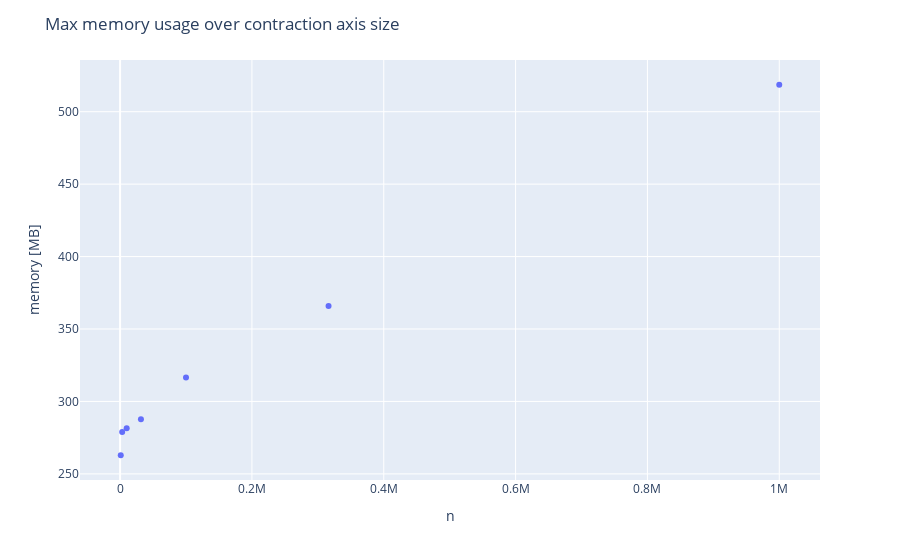

The notebook cell this image was saved under:
### Code cell
f = px.scatter(new_df.groupby(["n", "m"]).max().reset_index(drop=False),
               x="n", y="mem", labels={"mem": "memory [MB]"})
f.update_layout(title="Max memory usage over contraction axis size")

### Figure 1 — Plotly figure (JSON) as saved in the notebook; plotly's stock layout.template omitted (floating-point values rounded to 4 significant figures)
{"data": [{"hovertemplate": "n=%{x}<br>memory [MB]=%{y}<extra></extra>", "legendgroup": "", "marker": {"color": "#636efa", "symbol": "circle"}, "mode": "markers", "name": "", "orientation": "v", "showlegend": false, "type": "scatter", "x": [1000, 3162.0, 10000, 31620.0, 100000, 316200.0, 1000000], "xaxis": "x", "y": [262.9, 279.0, 281.6, 287.8, 316.6, 365.9, 518.6], "yaxis": "y"}], "layout": {"legend": {"tracegroupgap": 0}, "margin": {"t": 60}, "title": {"text": "Max memory usage over contraction axis size"}, "xaxis": {"anchor": "y", "domain": [0, 1], "title": {"text": "n"}}, "yaxis": {"anchor": "x", "domain": [0, 1], "title": {"text": "memory [MB]"}}}}
